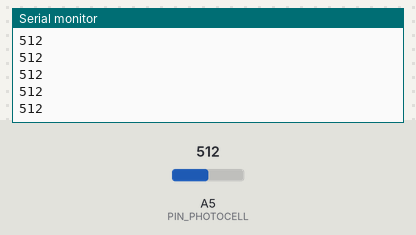
Recording of a sketch running on a simulated Arduino Uno, built with avr-gcc and run on an emulated ATmega328P. On the bench: the last lines printed to the serial monitor. The inputs (shaded band) are chosen by the test bench; at power-on: A5 (PIN_PHOTOCELL) = 512.

Above: at 1.2 s.
1.3 s: A5 (PIN_PHOTOCELL) set to 716
At 1.68 s:
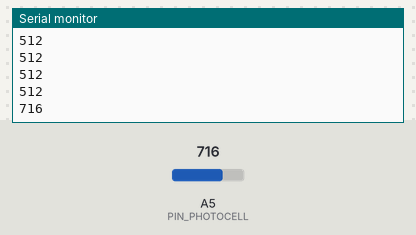
2.8 s: A5 (PIN_PHOTOCELL) set to 900
At 2.93 s:
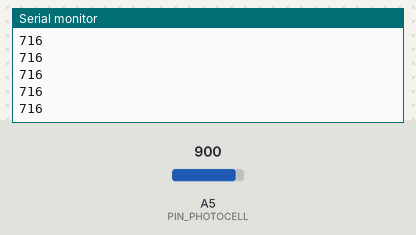
Timing chart, 0 to 5.8 s (numbered marks = the images above; inputs shaded):
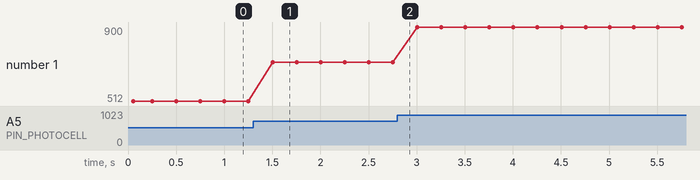

The sketch:

MonitorSensorValues.ino
```cpp
// connected pins
const int PIN_PHOTOCELL = 5;  // the cell and 10K pulldown are connected to a5

void setup() {
  Serial.begin(9600);

  Serial.print("Monitoring values of photocell connected to pin ");
  Serial.println(PIN_PHOTOCELL);
}

void loop() {
  int value = analogRead(PIN_PHOTOCELL);
  Serial.println(value);
  delay(250);
}
```

Measured:
- after the input at 1.3 s, the serial monitor: prints a new line after 0.20 s (image 1)
- plotted number 1: 512 → 716 after the input at 1.3 s, 716 → 900 after the input at 2.8 s
